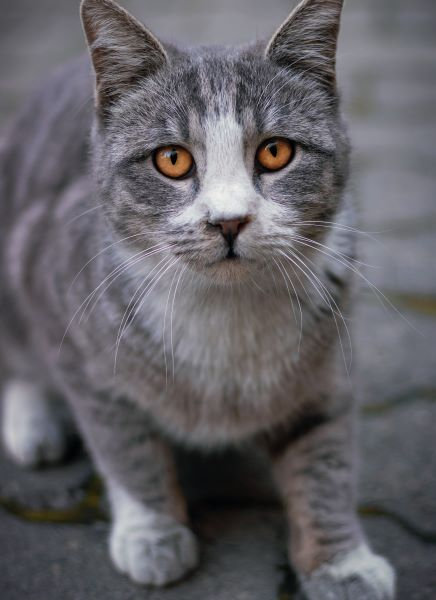
#> input picture Photos/Cat_small.jpg, 436 x 600 px
$ python 'computing histograms.py'
#> lines starting #> are read from the running program, lines starting #| are printed output that depends on the picture
'''
Histograms are used to visualize the pixel intensity distribution in an image.
'''
from turtle import color
import cv2 as cv
import matplotlib.pyplot as plt

img = cv.imread('./Photos/Cat_small.jpg')
#> img is the input picture: shape (600, 436, 3); mean B, G, R 102, 97.1, 99.1
cv.imshow('cats', img)

gray = cv.cvtColor(img, cv.COLOR_BGR2GRAY)
cv.imshow('Gray', gray)

# Grayscale Histogram
gray_hist = cv.calcHist([gray], [0], None, [256], [0, 256])
#> gray_hist = 256 values, max 3448 at index 106, min 0 at index 241, mean 1021.9

plt.figure()
plt.title('Color Histogram')
plt.xlabel('Bins')
plt.ylabel('# of Pixels')

# Color histogram
colors = ('b', 'g', 'r')
for i, col in enumerate(colors):
    hist = cv.calcHist([img], [i], None, [256], [0, 256])
    plt.plot(hist, color=col)
    plt.xlim([0, 256])

# [6 lines of commented-out code are left out]
plt.show()
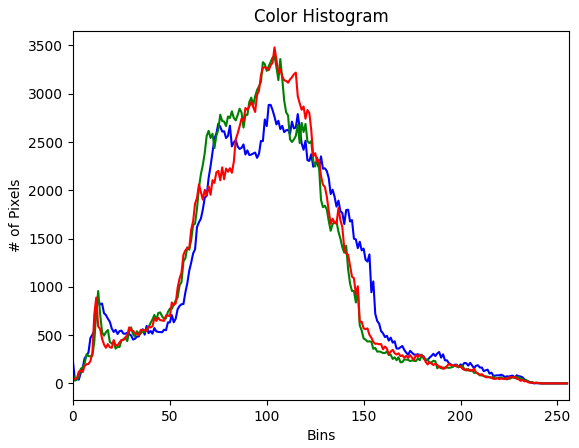
#> figure drawn by matplotlib, 1 panel; curve peaks at x = 102, y = 2885; curve peaks at x = 104, y = 3389; curve peaks at x = 104, y = 3480

cv.waitKey(0)

$ run again, with Photos/Dog.jpg copied over Photos/Cat_small.jpg
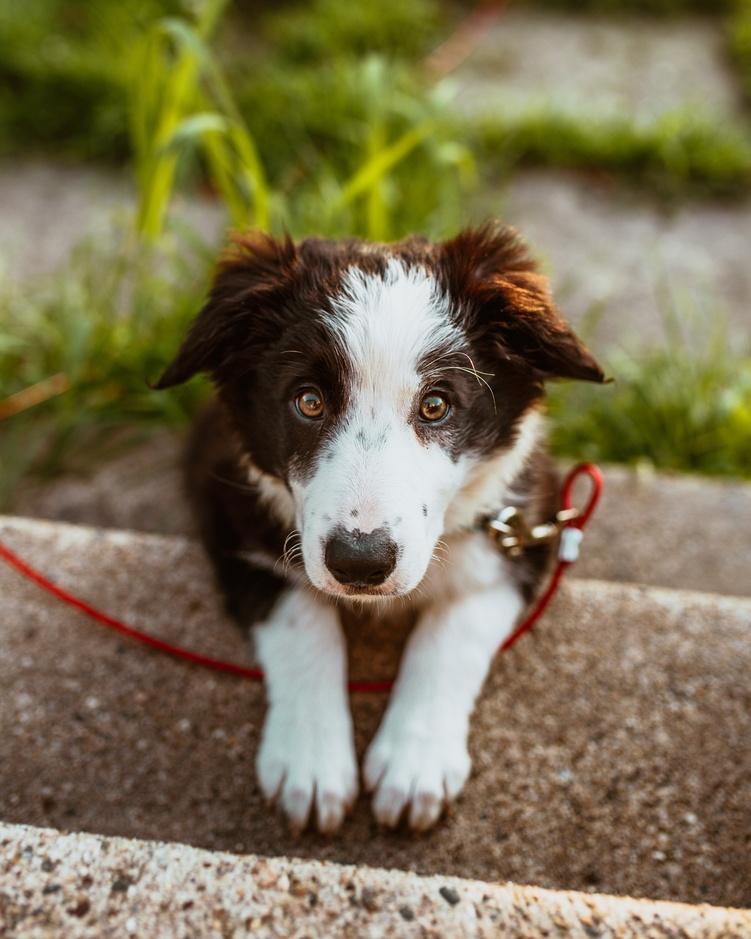
#> input picture Photos/Dog.jpg, 751 x 939 px, shrunk from 3284 x 4105 before the run
#> img is the input picture: shape (939, 751, 3); mean B, G, R 82.6, 113, 123.6
#> `gray = cv.cvtColor(img, cv.COLOR_BGR2GRAY)`:
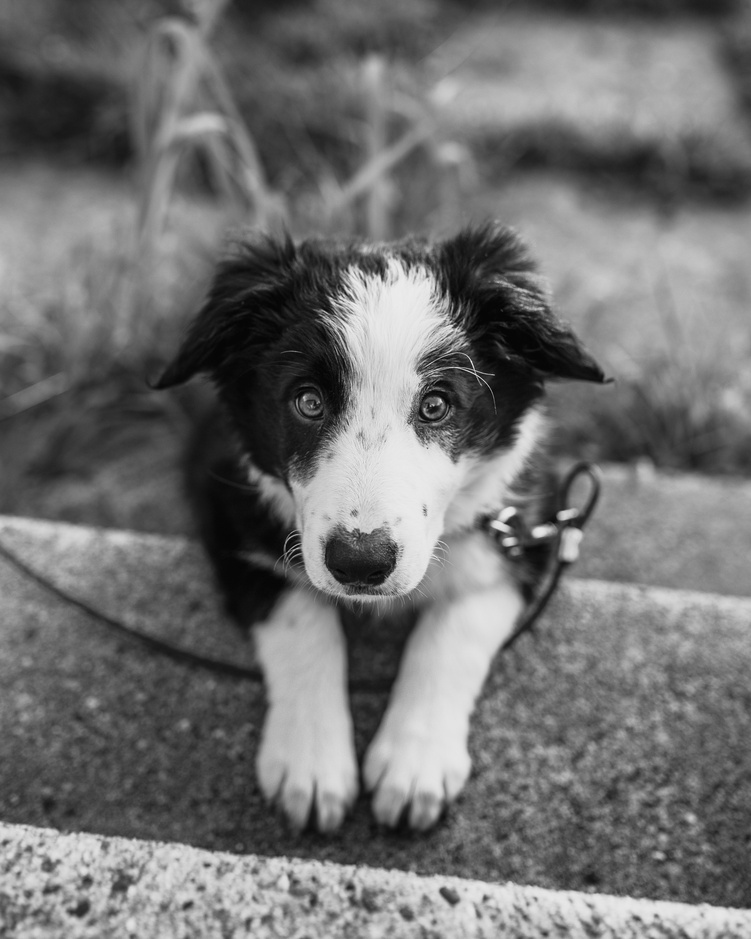
#> gray: shape (939, 751); min 3, max 239, mean 112.7
#> gray_hist = 256 values, max 5162 at index 74, min 0 at index 0, mean 2754.6
#> `plt.show()`:
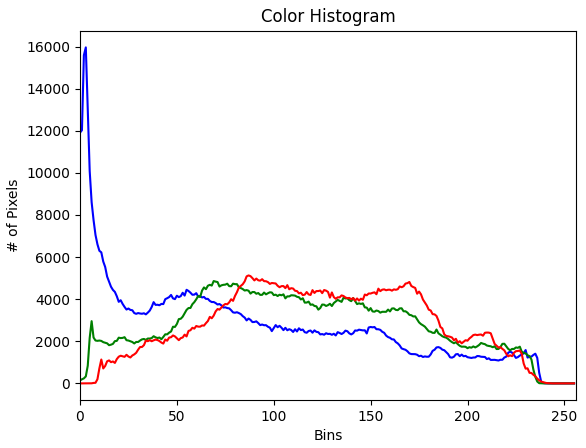
#> figure drawn by matplotlib, 1 panel; curve peaks at x = 3, y = 15958; curve peaks at x = 69, y = 4861; curve peaks at x = 87, y = 5128

$ run again, with Photos/Person.jpg copied over Photos/Cat_small.jpg
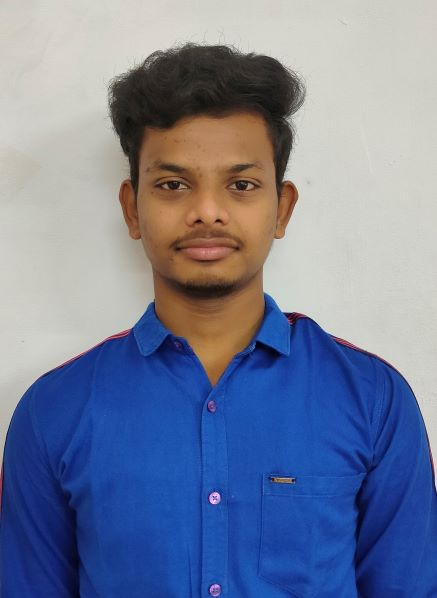
#> input picture Photos/Person.jpg, 437 x 598 px
#> img is the input picture: shape (598, 437, 3); mean B, G, R 154, 126.9, 117
#> `gray = cv.cvtColor(img, cv.COLOR_BGR2GRAY)`:
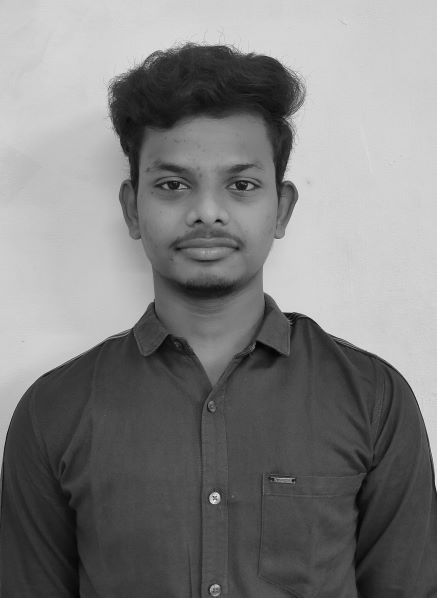
#> gray: shape (598, 437); min 3, max 235, mean 127
#> gray_hist = 256 values, max 12273 at index 208, min 0 at index 0, mean 1020.8
#> `plt.show()`:
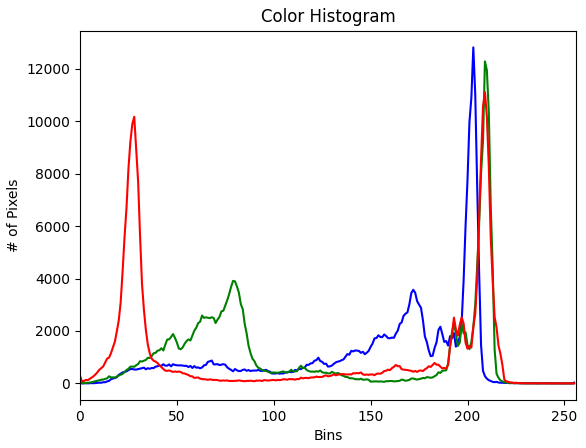
#> figure drawn by matplotlib, 1 panel; curve peaks at x = 203, y = 12821; curve peaks at x = 209, y = 12286; curve peaks at x = 209, y = 11108
